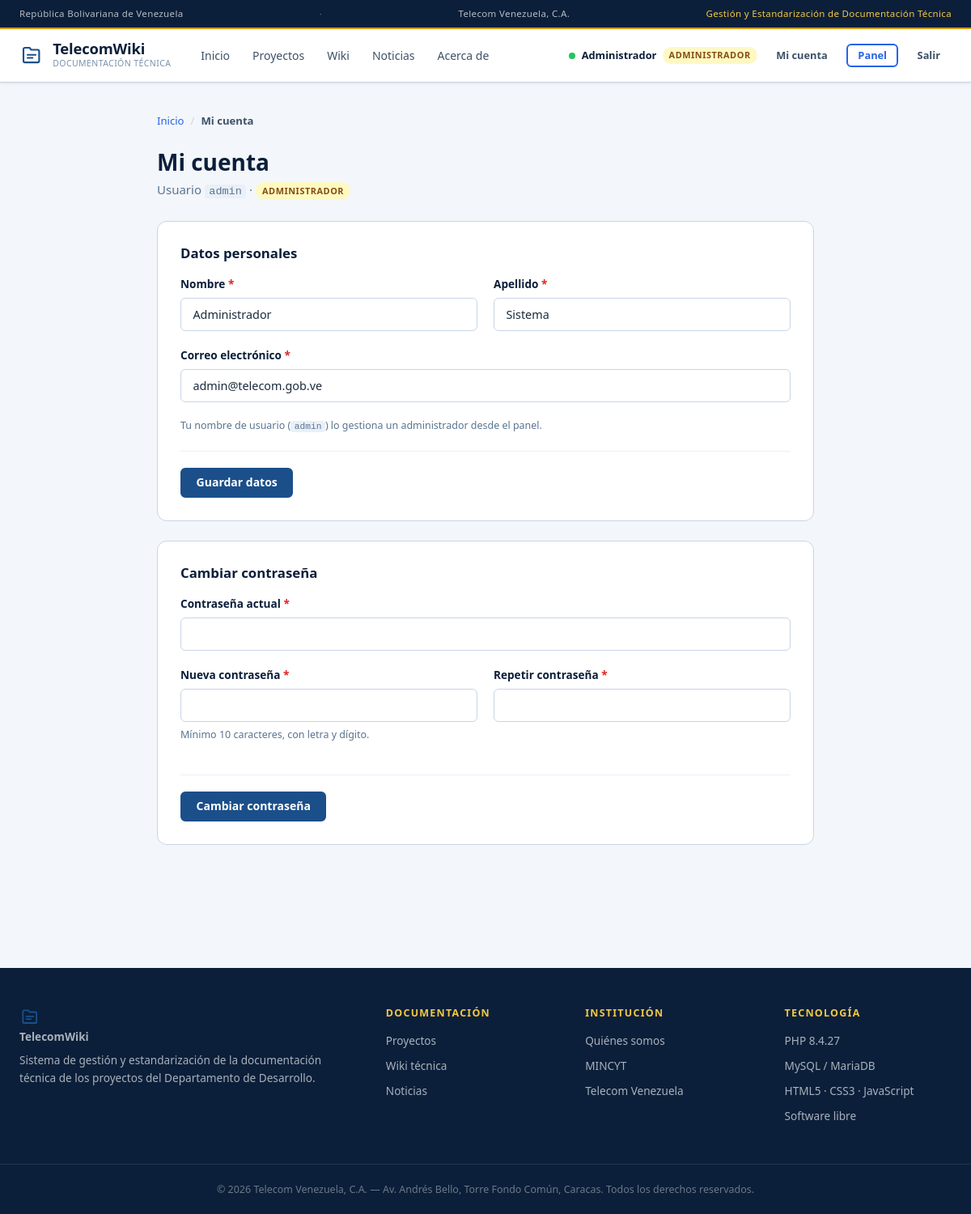
The page /frontend/cuenta.php (signed in) on the database its author committed.
### tables this page shows
CREATE TABLE `usuarios` (
    `id`            INT UNSIGNED NOT NULL AUTO_INCREMENT,
    `nombre`        VARCHAR(100)  NOT NULL,
    `apellido`      VARCHAR(100)  NOT NULL,
    `usuario`       VARCHAR(50)   NOT NULL,
    `email`         VARCHAR(150)  NOT NULL,
    `password`      VARCHAR(255)  NOT NULL,
    `rol`           ENUM('lector','editor','supervisor','admin') NOT NULL DEFAULT 'lector',
    `activo`        TINYINT(1)    NOT NULL DEFAULT 1,
    `ultimo_acceso` DATETIME      NULL DEFAULT NULL,
    `creado_en`     DATETIME      NOT NULL DEFAULT CURRENT_TIMESTAMP,
    PRIMARY KEY (`id`),
    UNIQUE KEY `uq_usuarios_usuario` (`usuario`),
    UNIQUE KEY `uq_usuarios_email`   (`email`),
    KEY `idx_usuarios_rol_activo` (`rol`,`activo`)
);

### backend/lib/bootstrap.php (called while the page is built, shortened)
<?php
require_once __DIR__ . '/../config/db.php';
require_once __DIR__ . '/helpers.php';
require_once __DIR__ . '/auth.php';
require_once __DIR__ . '/permisos.php';
require_once __DIR__ . '/paginate.php';
require_once __DIR__ . '/render.php';
function abrirPagina(string $titulo = ''): void {
    include FRONTEND . '/partials/header.php';
}
function cerrarPagina(): void {
    include FRONTEND . '/partials/footer.php';
}

### backend/lib/helpers.php (called while the page is built, shortened)
<?php
function e(?string $s): string {
    return htmlspecialchars($s ?? '', ENT_QUOTES | ENT_SUBSTITUTE, 'UTF-8');
}
function url(string $ruta = ''): string {
    return SITE_URL . '/' . ltrim($ruta, '/');
}
function etiquetaRol(string $rol): string {
    $mapa = ['lector' => 'Lector', 'editor' => 'Editor',
             'supervisor' => 'Supervisor', 'admin' => 'Administrador'];
    return $mapa[$rol] ?? ucfirst($rol);
}

### backend/lib/auth.php (called while the page is built, shortened)
<?php
require_once __DIR__ . '/../config/db.php';
function isLoggedIn(): bool {
    return isset($_SESSION['user_id']);
}
function currentUser(): ?array {
    static $cache = null;
    if ($cache !== null) {
        return $cache;
    }
    $id = (int) $_SESSION['user_id'];
    $row = dbUnica(
        'SELECT id, nombre, apellido, usuario, email, rol, activo
           FROM usuarios WHERE id = ? LIMIT 1',
        [$id]
    );
    $cache = [
        'id'       => (int) $row['id'],
        'nombre'   => $row['nombre'],
        'apellido' => $row['apellido'],
        'usuario'  => $row['usuario'],
        'email'    => $row['email'],
        'rol'      => $row['rol'],
    ];
    return $cache;
}
function requireLogin(): void {
    if (!isLoggedIn() || currentUser() === null) {
        $_SESSION['intento_url'] = $_SERVER['REQUEST_URI'] ?? '';
        header('Location: ' . SITE_URL . '/login.php');
        exit;
    }
}
    ?>

### backend/config/db.php (called while the page is built, shortened)
<?php
function getDB(): PDO {
    static $pdo = null;
    if ($pdo === null) {
        $dsn = 'mysql:host=' . DB_HOST . ';port=' . DB_PORT
             . ';dbname=' . DB_NAME . ';charset=utf8mb4';
        try {
            $pdo = new PDO($dsn, DB_USER, DB_PASS, [
                PDO::ATTR_ERRMODE            => PDO::ERRMODE_EXCEPTION,
                PDO::ATTR_DEFAULT_FETCH_MODE => PDO::FETCH_ASSOC,
                PDO::ATTR_EMULATE_PREPARES   => false,
            ]);
        } catch (PDOException $e) {
            error_log('[db.php] Error de conexión a MySQL: ' . $e->getMessage());
            http_response_code(503);
            die('<div>'
              . '<strong>El sitio no está disponible en este momento.</strong><br>'
              . '<small>Intenta nuevamente en unos minutos. Si el problema persiste, '
              . 'verificá que MySQL esté iniciado (XAMPP → pestaña MySQL) y que exista '
              . 'la base de datos <em>telecom_wiki</em>.</small></div>');
        }
    }
    return $pdo;
}
function dbUnica(string $sql, array $params = []) {
    $st = getDB()->prepare($sql);
    $st->execute($params);
    return $st->fetch();
}

### backend/lib/permisos.php (called while the page is built, shortened)
<?php
function nivelRol(?string $rol): int {
    return JERARQUIA_ROLES[$rol] ?? 0;
}
function puede(string $capacidad, ?array $usuario = null): bool {
    $minimo = CAPACIDADES[$capacidad] ?? 'admin';
    $usuario = $usuario ?? currentUser();
    return nivelRol($usuario['rol']) >= nivelRol($minimo);
}

### frontend/cuenta.php (the view, shortened to what this page needs)
<?php
require_once dirname(__DIR__) . '/backend/lib/bootstrap.php';
requireLogin();
$yo       = currentUser();
$errores  = [];
$valores  = [
    'nombre'  => $yo['nombre'],
    'apellido'=> $yo['apellido'],
    'email'   => $yo['email'],
];
$cssExtra  = 'admin.css';
abrirPagina();
?>
<div class="container container--form">
    <?= migaDePan([
        ['Inicio' => 'index.php'],
        ['Mi cuenta' => null],
    ]) ?>
    <div class="seccion-cabecera">
        <div>
            <h1>Mi cuenta</h1>
            <p class="muted">Usuario <code><?= e($yo['usuario']) ?></code> ·
                <?= badgeRol($yo['rol']) ?></p>
        </div>
    </div>
    <div class="panel panel--form">
        <header class="panel__cabecera">
            <h2 class="panel__titulo">Datos personales</h2>
        </header>
        <form method="post" class="formulario" action="<?= e(url('cuenta.php')) ?>">
            <div class="rejilla rejilla--2">
                <?= campo('nombre', 'Nombre', 'text', [
                    'valor' => $valores['nombre'], 'requerido' => true, 'max' => 80,
                    'errores' => $errores,
                ]) ?>
                <?= campo('apellido', 'Apellido', 'text', [
                    'valor' => $valores['apellido'], 'requerido' => true, 'max' => 80,
                    'errores' => $errores,
                ]) ?>
            </div>
            <?= campo('email', 'Correo electrónico', 'email', [
                'valor' => $valores['email'], 'requerido' => true, 'max' => 190,
                'errores' => $errores,
            ]) ?>
            <p class="form-ayuda">Tu nombre de usuario (<code><?= e($yo['usuario']) ?></code>)
                lo gestiona un administrador desde el panel.</p>
            <div class="acciones-formulario">
                <button class="btn btn-primary" type="submit">Guardar datos</button>
            </div>
        </form>
    </div>
    <div class="panel panel--form">
        <header class="panel__cabecera">
            <h2 class="panel__titulo">Cambiar contraseña</h2>
        </header>
        <form method="post" class="formulario" action="<?= e(url('cuenta.php')) ?>">
            <?= campo('password_actual', 'Contraseña actual', 'password', [
                'requerido' => true, 'errores' => $errores,
                'extra' => 'autocomplete="current-password"',
            ]) ?>
            <div class="rejilla rejilla--2">
                <?= campo('password_nueva', 'Nueva contraseña', 'password', [
                    'requerido' => true, 'errores' => $errores,
                    'ayuda' => 'Mínimo 10 caracteres, con letra y dígito.',
                    'extra' => 'autocomplete="new-password" minlength="10"',
                ]) ?>
                <?= campo('password_confirmar', 'Repetir contraseña', 'password', [
                    'requerido' => true, 'errores' => $errores,
                    'extra' => 'autocomplete="new-password" minlength="10"',
                ]) ?>
            </div>
            <div class="acciones-formulario">
                <button class="btn btn-primary" type="submit">Cambiar contraseña</button>
            </div>
        </form>
    </div>
</div>

### frontend/partials/header.php (shortened to what this page needs)
<?php
require_once dirname(__DIR__, 2) . '/backend/lib/bootstrap.php';
$paginaActual = basename($_SERVER['PHP_SELF'] ?? '', '.php');
$seccionDe = [
    'index'              => 'index',
    'proyectos'          => 'proyectos',
    'proyecto'           => 'proyectos',
    'wiki'               => 'wiki',
    'articulo'           => 'wiki',
    'noticias'           => 'noticias',
    'noticia'            => 'noticias',
    'acerca'             => 'acerca',
];
$seccionActiva = $seccionDe[$paginaActual] ?? '';
$enlaces = [
    'index'     => ['Inicio',     'index.php'],
    'proyectos' => ['Proyectos',  'proyectos.php'],
    'wiki'      => ['Wiki',       'wiki.php'],
    'noticias'  => ['Noticias',   'noticias.php'],
    'acerca'    => ['Acerca de',  'acerca.php'],
];
$usuario    = currentUser();
$cssExtra   = $cssExtra ?? '';
?>
<!DOCTYPE html>
<html lang="es">
<head>
    <link rel="stylesheet" href="<?= e(url('css/base.css')) ?>">
    <link rel="stylesheet" href="<?= e(url('css/layout.css')) ?>">
    <link rel="stylesheet" href="<?= e(url('css/components.css')) ?>">
    <link rel="stylesheet" href="<?= e(url('css/pages.css')) ?>">
<?php if ($cssExtra !== ''): ?>
    <link rel="stylesheet" href="<?= e(url('css/' . $cssExtra)) ?>">
<?php endif; ?>
</head>
<body>
<div class="bar-top">
    <div class="bar-top__inner container">
        <span>República Bolivariana de Venezuela</span>
        <span class="bar-top__sep" aria-hidden="true">·</span>
        <span>Telecom Venezuela, C.A.</span>
        <span class="bar-top__derecha"><?= e(SITE_TAGLINE) ?></span>
    </div>
</div>
<header class="site-header">
    <div class="site-header__inner container">
        <a class="site-logo" href="<?= e(url('index.php')) ?>">
            <span class="logo-icon" aria-hidden="true">
                <svg width="30" height="30" viewBox="0 0 24 24" fill="none" stroke="currentColor"
                     stroke-width="1.7" stroke-linecap="round" stroke-linejoin="round">
                    <path d="M4 5.5A1.5 1.5 0 0 1 5.5 4H10l1.6 2H18a1.5 1.5 0 0 1 1.5 1.5V17A1.5 1.5 0 0 1 18 18.5H5.5A1.5 1.5 0 0 1 4 17z"/>
                    <path d="M8 11h8M8 14h5"/>
                </svg>
            </span>
            <span class="logo-text">
                <span class="logo-title"><?= e(SITE_NAME) ?></span>
                <span class="logo-sub">Documentación técnica</span>
            </span>
        </a>
        <nav id="nav-principal" class="site-nav" aria-label="Navegación principal">
            <ul>
<?php foreach ($enlaces as $clave => [$texto, $ruta]): ?>
                <li>
                    <a href="<?= e(url($ruta)) ?>"
                       <?= $seccionActiva === $clave ? 'class="is-active" aria-current="page"' : '' ?>>
                        <?= e($texto) ?>
                    </a>
                </li>
<?php endforeach; ?>
            </ul>
        </nav>
        <div class="site-header__actions">
<?php if ($usuario === null): ?>
            <a class="btn btn-outline btn-sm" href="<?= e(url('login.php')) ?>">
                <svg width="16" height="16" viewBox="0 0 20 20" fill="currentColor" aria-hidden="true">
                    <path d="M8 4H5a1 1 0 0 0-1 1v10a1 1 0 0 0 1 1h3M12 7l3 3-3 3M15 10H8"/>
                </svg>
                Iniciar sesión
            </a>
<?php else: ?>
            <span class="user-badge">
                <span class="user-dot" aria-hidden="true"></span>
                <span class="user-badge__nombre"><?= e($usuario['nombre']) ?></span>
                <?= badgeRol($usuario['rol']) ?>
            </span>
            <a class="btn btn-ghost btn-sm" href="<?= e(url('cuenta.php')) ?>">
                Mi cuenta
            </a>
            <?php if (puede('panel.acceder')): ?>
                <a class="btn btn-outline btn-sm" href="<?= e(url('admin/index.php')) ?>">Panel</a>
            <?php endif; ?>
            <form class="form-salir" method="post" action="<?= e(url('logout.php')) ?>">
                <button class="btn btn-ghost btn-sm" type="submit">Salir</button>
            </form>
<?php endif; ?>
        </div>
    </div>
</header>
<main id="contenido" class="main-content">

### backend/lib/render.php (shortened to what this page needs)
<?php
function migaDePan(array $items): string {
    $html = '<nav class="breadcrumb" aria-label="Miga de pan"><ol>';
    $ultimo = count($items) - 1;
    foreach ($items as $i => $item) {
        $nombre = array_key_first($item);
        $ruta   = $item[$nombre];
        $sep    = $i > 0 ? '<span class="breadcrumb__sep" aria-hidden="true">/</span>' : '';
        if ($i === $ultimo || $ruta === null) {
            $html .= $sep . '<li class="breadcrumb__actual" aria-current="page">' . e($nombre) . '</li>';
        } else {
            $html .= $sep . '<li><a href="' . e(url($ruta)) . '">' . e($nombre) . '</a></li>';
        }
    }
    return $html . '</ol></nav>';
}
function badgeRol(string $rol): string {
    return '<span class="role-tag role-' . e($rol) . '">' . e(etiquetaRol($rol)) . '</span>';
}
function campo(string $nombre, string $etiqueta, string $tipo = 'text', array $op = []): string {
    $valor     = $op['valor'] ?? '';
    $requerido = !empty($op['requerido']);
    $max       = $op['max'] ?? null;
    $ayuda     = $op['ayuda'] ?? '';
    $extra     = $op['extra'] ?? '';
    $id        = 'f_' . $nombre;
    $errores   = $op['errores'] ?? [];
    $atributos = 'id="' . e($id) . '" name="' . e($nombre) . '"';
    if ($requerido) $atributos .= ' required';
    if ($max !== null && $tipo !== 'file') {
        $atributos .= ' maxlength="' . (int) $max . '"';
    }
    $atributos .= ' ' . trim($extra);
    $clase = 'form-control' . (!empty($op['class']) ? ' ' . $op['class'] : '');
    $html = '<div class="form-group' . (isset($errores[$nombre]) ? ' form-group--error' : '') . '">';
    $html .= '<label class="form-label" for="' . e($id) . '">' . e($etiqueta)
           . ($requerido ? ' <span class="obligatorio" aria-hidden="true">*</span>' : '') . '</label>';
    if ($tipo === 'select') {
        $html .= '<select class="' . $clase . '" ' . $atributos . '>';
        if (isset($op['vacio'])) {
            $vacio = (string) $op['vacio'];
            $html .= '<option value=""'
                   . ((string) $valor === '' ? ' selected' : '') . '>' . e($vacio) . '</option>';
        }
        foreach ($op['opciones'] ?? [] as $k => $v) {
            $sel = ((string) $k === (string) $valor) ? ' selected' : '';
            $html .= '<option value="' . e((string) $k) . '"' . $sel . '>' . e($v) . '</option>';
        }
        $html .= '</select>';
    } elseif ($tipo === 'textarea') {
        $html .= '<textarea class="' . $clase . '" rows="' . (int) ($op['filas'] ?? 6) . '" '
               . $atributos . '>' . e($valor) . '</textarea>';
    } elseif ($tipo === 'file') {
        $html .= '<input class="' . $clase . '" type="file" ' . $atributos . '>';
    } else {
        $html .= '<input class="' . $clase . '" type="' . e($tipo) . '" value="' . e($valor) . '" '
               . $atributos . '>';
    }
    if (isset($errores[$nombre])) {
        $html .= '<p class="form-error" role="alert">' . e($errores[$nombre]) . '</p>';
    } elseif ($ayuda !== '') {
        $html .= '<p class="form-ayuda">' . e($ayuda) . '</p>';
    }
    return $html . '</div>';
}

### rows shown on the page
usuarios: nombre "Administrador", rol "ADMINISTRADOR ADMINISTRADOR", usuario "admin", apellido "Sistema", email "admin@telecom.gob.ve"

### other values the page prints
SITE_TAGLINE "Gestión y Estandarización de Documentación Técnica"
SITE_NAME "TelecomWiki"
$texto "Inicio"
$texto "Proyectos"
$texto "Wiki"
$texto "Noticias"
$texto "Acerca de"
$nombre "Inicio"
$nombre "Mi cuenta"
$etiqueta "Nombre Apellido Correo electrónico Contraseña actual Nueva contraseña Repetir contraseña"
$ayuda "Mínimo 10 caracteres, con letra y dígito."
PHP_VERSION "8.4.27"
